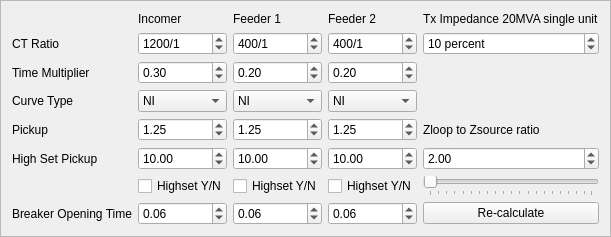
     <widget class="QFrame" name="frame">
      <property name="frameShape">
       <enum>QFrame::StyledPanel</enum>
      </property>
      <property name="frameShadow">
       <enum>QFrame::Raised</enum>
      </property>
      <layout class="QGridLayout" name="gridLayout_8">
       <item row="0" column="0">
        <layout class="QGridLayout" name="gridLayout">
         <item row="8" column="0">
          <widget class="QLabel" name="label_10">
           <property name="text">
            <string>Breaker Opening Time</string>
           </property>
           <property name="buddy">
            <cstring>mplinc_cbtime_SpinBox</cstring>
           </property>
          </widget>
         </item>
         <item row="1" column="3">
          <widget class="QDoubleSpinBox" name="mpldoubleSpinBox8">
           <property name="toolTip">
            <string>Feeder CT Primary Ratio</string>
           </property>
           <property name="suffix">
            <string>/1</string>
           </property>
           <property name="decimals">
            <number>0</number>
           </property>
           <property name="minimum">
            <double>50.000000000000000</double>
           </property>
           <property name="maximum">
            <double>1200.000000000000000</double>
           </property>
           <property name="singleStep">
            <double>50.000000000000000</double>
           </property>
           <property name="value">
            <double>400.000000000000000</double>
           </property>
          </widget>
         </item>
         <item row="8" column="4">
          <widget class="QPushButton" name="mplpushButton">
           <property name="sizePolicy">
            <sizepolicy hsizetype="Minimum" vsizetype="Fixed">
             <horstretch>0</horstretch>
             <verstretch>0</verstretch>
            </sizepolicy>
           </property>
           <property name="text">
            <string>Re-calculate</string>
           </property>
          </widget>
         </item>
         <item row="1" column="1">
          <widget class="QDoubleSpinBox" name="mpldoubleSpinBox6">
           <property name="toolTip">
            <string>Incomer CT Primary Ratio</string>
           </property>
           <property name="suffix">
            <string>/1</string>
           </property>
           <property name="decimals">
            <number>0</number>
           </property>
           <property name="minimum">
            <double>200.000000000000000</double>
           </property>
           <property name="maximum">
            <double>4000.000000000000000</double>
           </property>
           <property name="singleStep">
            <double>50.000000000000000</double>
           </property>
           <property name="value">
            <double>1200.000000000000000</double>
           </property>
          </widget>
         </item>
         <item row="1" column="2">
          <widget class="QDoubleSpinBox" name="mpldoubleSpinBox7">
           <property name="toolTip">
            <string>Feeder CT Primary Ratio</string>
           </property>
           <property name="suffix">
            <string>/1</string>
           </property>
           <property name="decimals">
            <number>0</number>
           </property>
           <property name="minimum">
            <double>50.000000000000000</double>
           </property>
           <property name="maximum">
            <double>1200.000000000000000</double>
           </property>
           <property name="singleStep">
            <double>50.000000000000000</double>
           </property>
           <property name="value">
            <double>400.000000000000000</double>
           </property>
          </widget>
         </item>
         <item row="6" column="4">
          <widget class="QSlider" name="horizontalSlider">
           <property name="sizePolicy">
            <sizepolicy hsizetype="Preferred" vsizetype="Fixed">
             <horstretch>0</horstretch>
             <verstretch>0</verstretch>
            </sizepolicy>
           </property>
           <property name="orientation">
            <enum>Qt::Horizontal</enum>
           </property>
           <property name="tickPosition">
            <enum>QSlider::TicksBelow</enum>
           </property>
           <property name="tickInterval">
            <number>5</number>
           </property>
          </widget>
         </item>
         <item row="5" column="2">
          <widget class="QDoubleSpinBox" name="mplfdr1_highset_spinBox">
           <property name="toolTip">
            <string>Highset Pickup</string>
           </property>
           <property name="minimum">
            <double>2.000000000000000</double>
           </property>
           <property name="maximum">
            <double>30.000000000000000</double>
           </property>
           <property name="value">
            <double>10.000000000000000</double>
           </property>
          </widget>
         </item>
         <item row="4" column="2">
          <widget class="QDoubleSpinBox" name="mpldoubleSpinBox5">
           <property name="toolTip">
            <string>&lt;!DOCTYPE HTML PUBLIC &quot;-//W3C//DTD HTML 4.0//EN&quot; &quot;http://www.w3.org/TR/REC-html40/strict.dtd&quot;&gt;
&lt;html&gt;&lt;head&gt;&lt;meta name=&quot;qrichtext&quot; content=&quot;1&quot; /&gt;&lt;style type=&quot;text/css&quot;&gt;
p, li { white-space: pre-wrap; }
&lt;/style&gt;&lt;/head&gt;&lt;body style=&quot; font-family:'MS Shell Dlg 2'; font-size:8.25pt; font-weight:400; font-style:normal;&quot;&gt;
&lt;p style=&quot; margin-top:0px; margin-bottom:0px; margin-left:0px; margin-right:0px; -qt-block-indent:0; text-indent:0px;&quot;&gt;&lt;span style=&quot; font-size:8pt;&quot;&gt;Pickup&lt;/span&gt;&lt;/p&gt;&lt;/body&gt;&lt;/html&gt;</string>
           </property>
           <property name="maximum">
            <double>2.000000000000000</double>
           </property>
           <property name="singleStep">
            <double>0.010000000000000</double>
           </property>
           <property name="value">
            <double>1.250000000000000</double>
           </property>
          </widget>
         </item>
         <item row="0" column="3">
          <widget class="QLabel" name="label_8">
           <property name="text">
            <string>Feeder 2</string>
           </property>
          </widget>
         </item>
         <item row="2" column="2">
          <widget class="QDoubleSpinBox" name="mpldoubleSpinBox3">
           <property name="toolTip">
            <string>Feeder Multiplier</string>
           </property>
           <property name="minimum">
            <double>0.050000000000000</double>
           </property>
           <property name="maximum">
            <double>1.000000000000000</double>
           </property>
           <property name="singleStep">
            <double>0.010000000000000</double>
           </property>
           <property name="value">
            <double>0.200000000000000</double>
           </property>
          </widget>
         </item>
         <item row="2" column="1">
          <widget class="QDoubleSpinBox" name="mpldoubleSpinBox2">
           <property name="toolTip">
            <string>Incomer Multiplier</string>
           </property>
           <property name="minimum">
            <double>0.050000000000000</double>
           </property>
           <property name="maximum">
            <double>1.000000000000000</double>
           </property>
           <property name="singleStep">
            <double>0.010000000000000</double>
           </property>
           <property name="value">
            <double>0.300000000000000</double>
           </property>
          </widget>
         </item>
         <item row="0" column="4">
          <widget class="QLabel" name="label_7">
           <property name="text">
            <string>Tx Impedance 20MVA single unit</string>
           </property>
          </widget>
         </item>
         <item row="5" column="1">
          <widget class="QDoubleSpinBox" name="mplinc_highset_SpinBox">
           <property name="toolTip">
            <string>Highset Pickup</string>
           </property>
           <property name="minimum">
            <double>2.000000000000000</double>
           </property>
           <property name="maximum">
            <double>30.000000000000000</double>
           </property>
           <property name="value">
            <double>10.000000000000000</double>
           </property>
          </widget>
         </item>
         <item row="3" column="0">
          <widget class="QLabel" name="label_11">
           <property name="text">
            <string>Curve Type</string>
           </property>
           <property name="buddy">
            <cstring>curveComboBox_1</cstring>
           </property>
          </widget>
         </item>
         <item row="5" column="4">
          <widget class="QDoubleSpinBox" name="mpldoubleSpinBox">
           <property name="toolTip">
            <string>Zloop is the cable or overhead circuit between the two feeders
Zsource in this instance is the transformer impedance</string>
           </property>
           <property name="minimum">
            <double>0.010000000000000</double>
           </property>
           <property name="maximum">
            <double>10.000000000000000</double>
           </property>
           <property name="singleStep">
            <double>0.050000000000000</double>
           </property>
           <property name="value">
            <double>2.000000000000000</double>
           </property>
          </widget>
         </item>
         <item row="0" column="2">
          <widget class="QLabel" name="label_2">
           <property name="sizePolicy">
            <sizepolicy hsizetype="Preferred" vsizetype="Preferred">
             <horstretch>0</horstretch>
             <verstretch>0</verstretch>
            </sizepolicy>
           </property>
           <property name="text">
            <string>Feeder 1</string>
           </property>
          </widget>
         </item>
         <item row="2" column="3">
          <widget class="QDoubleSpinBox" name="mpldoubleSpinBox10">
           <property name="toolTip">
            <string>Feeder Multiplier</string>
           </property>
           <property name="minimum">
            <double>0.050000000000000</double>
           </property>
           <property name="maximum">
            <double>1.000000000000000</double>
           </property>
           <property name="singleStep">
            <double>0.010000000000000</double>
           </property>
           <property name="value">
            <double>0.200000000000000</double>
           </property>
          </widget>
         </item>
         <item row="5" column="3">
          <widget class="QDoubleSpinBox" name="mplfdr2_highset_SpinBox">
           <property name="toolTip">
            <string>Highset Pickup</string>
           </property>
           <property name="minimum">
            <double>2.000000000000000</double>
           </property>
           <property name="maximum">
            <double>30.000000000000000</double>
           </property>
           <property name="value">
            <double>10.000000000000000</double>
           </property>
          </widget>
         </item>
         <item row="8" column="3">
          <widget class="QDoubleSpinBox" name="mplfdr2_cbtime_SpinBox">
           <property name="toolTip">
            <string>opening time</string>
           </property>
           <property name="maximum">
            <double>1.000000000000000</double>
           </property>
           <property name="singleStep">
            <double>0.010000000000000</double>
           </property>
           <property name="value">
            <double>0.060000000000000</double>
           </property>
          </widget>
         </item>
         <item row="3" column="3">
          <widget class="QComboBox" name="curveComboBox_3">
           <property name="editable">
            <bool>false</bool>
           </property>
           <item>
            <property name="text">
             <string>NI</string>
            </property>
           </item>
          </widget>
         </item>
         <item row="4" column="4">
          <widget class="QLabel" name="label_3">
           <property name="text">
            <string>Zloop to Zsource ratio</string>
           </property>
           <property name="buddy">
            <cstring>mpldoubleSpinBox</cstring>
           </property>
          </widget>
         </item>
         <item row="3" column="2">
          <widget class="QComboBox" name="curveComboBox_2">
           <property name="editable">
            <bool>false</bool>
           </property>
           <item>
            <property name="text">
             <string>NI</string>
            </property>
           </item>
          </widget>
         </item>
         <item row="1" column="4">
          <widget class="QSpinBox" name="mplspinBox">
           <property name="suffix">
            <string> percent</string>
           </property>
           <property name="minimum">
            <number>5</number>
           </property>
           <property name="maximum">
            <number>20</number>
           </property>
           <property name="value">
            <number>10</number>
           </property>
          </widget>
         </item>
         <item row="4" column="0">
          <widget class="QLabel" name="label_5">
           <property name="sizePolicy">
            <sizepolicy hsizetype="Minimum" vsizetype="Preferred">
             <horstretch>0</horstretch>
             <verstretch>0</verstretch>
            </sizepolicy>
           </property>
           <property name="frameShape">
            <enum>QFrame::NoFrame</enum>
           </property>
           <property name="frameShadow">
            <enum>QFrame::Plain</enum>
           </property>
           <property name="text">
            <string>Pickup</string>
           </property>
           <property name="buddy">
            <cstring>mpldoubleSpinBox4</cstring>
           </property>
          </widget>
         </item>
         <item row="8" column="1">
          <widget class="QDoubleSpinBox" name="mplinc_cbtime_SpinBox">
           <property name="toolTip">
            <string>opening time</string>
           </property>
           <property name="maximum">
            <double>1.000000000000000</double>
           </property>
           <property name="singleStep">
            <double>0.010000000000000</double>
           </property>
           <property name="value">
            <double>0.060000000000000</double>
           </property>
          </widget>
         </item>
         <item row="4" column="3">
          <widget class="QDoubleSpinBox" name="mpldoubleSpinBox9">
           <property name="toolTip">
            <string>&lt;!DOCTYPE HTML PUBLIC &quot;-//W3C//DTD HTML 4.0//EN&quot; &quot;http://www.w3.org/TR/REC-html40/strict.dtd&quot;&gt;
&lt;html&gt;&lt;head&gt;&lt;meta name=&quot;qrichtext&quot; content=&quot;1&quot; /&gt;&lt;style type=&quot;text/css&quot;&gt;
p, li { white-space: pre-wrap; }
&lt;/style&gt;&lt;/head&gt;&lt;body style=&quot; font-family:'MS Shell Dlg 2'; font-size:8.25pt; font-weight:400; font-style:normal;&quot;&gt;
&lt;p style=&quot; margin-top:0px; margin-bottom:0px; margin-left:0px; margin-right:0px; -qt-block-indent:0; text-indent:0px;&quot;&gt;&lt;span style=&quot; font-size:8pt;&quot;&gt;Pickup&lt;/span&gt;&lt;/p&gt;&lt;/body&gt;&lt;/html&gt;</string>
           </property>
           <property name="maximum">
            <double>2.000000000000000</double>
           </property>
           <property name="singleStep">
            <double>0.010000000000000</double>
           </property>
           <property name="value">
            <double>1.250000000000000</double>
           </property>
          </widget>
         </item>
         <item row="2" column="0">
          <widget class="QLabel" name="label_6">
           <property name="sizePolicy">
            <sizepolicy hsizetype="Minimum" vsizetype="Preferred">
             <horstretch>0</horstretch>
             <verstretch>0</verstretch>
            </sizepolicy>
           </property>
           <property name="text">
            <string>Time Multiplier</string>
           </property>
           <property name="buddy">
            <cstring>mpldoubleSpinBox2</cstring>
           </property>
          </widget>
         </item>
         <item row="6" column="3">
          <widget class="QCheckBox" name="mplfdr2_checkBox">
           <property name="text">
            <string>Highset Y/N</string>
           </property>
          </widget>
         </item>
         <item row="0" column="1">
          <widget class="QLabel" name="label">
           <property name="text">
            <string>Incomer</string>
           </property>
          </widget>
         </item>
         <item row="6" column="1">
          <widget class="QCheckBox" name="mplinc_checkBox">
           <property name="text">
            <string>Highset Y/N</string>
           </property>
          </widget>
         </item>
         <item row="5" column="0">
          <widget class="QLabel" name="label_9">
           <property name="text">
            <string>High Set Pickup</string>
           </property>
           <property name="buddy">
            <cstring>mplinc_highset_SpinBox</cstring>
           </property>
          </widget>
         </item>
         <item row="4" column="1">
          <widget class="QDoubleSpinBox" name="mpldoubleSpinBox4">
           <property name="toolTip">
            <string>&lt;!DOCTYPE HTML PUBLIC &quot;-//W3C//DTD HTML 4.0//EN&quot; &quot;http://www.w3.org/TR/REC-html40/strict.dtd&quot;&gt;
&lt;html&gt;&lt;head&gt;&lt;meta name=&quot;qrichtext&quot; content=&quot;1&quot; /&gt;&lt;style type=&quot;text/css&quot;&gt;
p, li { white-space: pre-wrap; }
&lt;/style&gt;&lt;/head&gt;&lt;body style=&quot; font-family:'MS Shell Dlg 2'; font-size:8.25pt; font-weight:400; font-style:normal;&quot;&gt;
&lt;p style=&quot; margin-top:0px; margin-bottom:0px; margin-left:0px; margin-right:0px; -qt-block-indent:0; text-indent:0px;&quot;&gt;&lt;span style=&quot; font-size:8pt;&quot;&gt;Pickup&lt;/span&gt;&lt;/p&gt;&lt;/body&gt;&lt;/html&gt;</string>
           </property>
           <property name="maximum">
            <double>2.000000000000000</double>
           </property>
           <property name="singleStep">
            <double>0.010000000000000</double>
           </property>
           <property name="value">
            <double>1.250000000000000</double>
           </property>
          </widget>
         </item>
         <item row="6" column="2">
          <widget class="QCheckBox" name="mplfdr1_checkBox">
           <property name="text">
            <string>Highset Y/N</string>
           </property>
          </widget>
         </item>
         <item row="1" column="0">
          <widget class="QLabel" name="label_4">
           <property name="sizePolicy">
            <sizepolicy hsizetype="Minimum" vsizetype="Preferred">
             <horstretch>0</horstretch>
             <verstretch>0</verstretch>
            </sizepolicy>
           </property>
           <property name="text">
            <string>CT Ratio</string>
           </property>
           <property name="buddy">
            <cstring>mpldoubleSpinBox6</cstring>
           </property>
          </widget>
         </item>
         <item row="8" column="2">
          <widget class="QDoubleSpinBox" name="mplfdr1_cbtime_SpinBox">
           <property name="toolTip">
            <string>opening time</string>
           </property>
           <property name="maximum">
            <double>1.000000000000000</double>
           </property>
           <property name="singleStep">
            <double>0.010000000000000</double>
           </property>
           <property name="value">
            <double>0.060000000000000</double>
           </property>
          </widget>
         </item>
         <item row="3" column="1">
          <widget class="QComboBox" name="curveComboBox_1">
           <property name="editable">
            <bool>false</bool>
           </property>
           <item>
            <property name="text">
             <string>NI</string>
            </property>
           </item>
          </widget>
         </item>
        </layout>
       </item>
      </layout>
     </widget>
